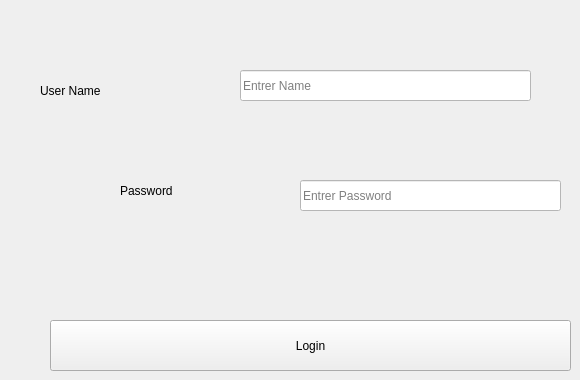
    <widget class="QWidget" name="tab">
     <attribute name="title">
      <string>LOGIN</string>
     </attribute>
     <widget class="QPushButton" name="pushButton_6">
      <property name="geometry">
       <rect>
        <x>50</x>
        <y>320</y>
        <width>521</width>
        <height>51</height>
       </rect>
      </property>
      <property name="styleSheet">
       <string notr="true">font: 75 24pt &quot;MS Shell Dlg 2&quot;;
color: rgb(0, 0, 0);
</string>
      </property>
      <property name="text">
       <string>Login</string>
      </property>
     </widget>
     <widget class="QLineEdit" name="lineEdit">
      <property name="geometry">
       <rect>
        <x>240</x>
        <y>70</y>
        <width>291</width>
        <height>31</height>
       </rect>
      </property>
      <property name="styleSheet">
       <string notr="true">
background-color: rgb(255, 255, 255);</string>
      </property>
      <property name="placeholderText">
       <string>Entrer Name</string>
      </property>
     </widget>
     <widget class="QLineEdit" name="lineEdit_2">
      <property name="geometry">
       <rect>
        <x>300</x>
        <y>180</y>
        <width>261</width>
        <height>31</height>
       </rect>
      </property>
      <property name="styleSheet">
       <string notr="true">background-color: rgb(255, 255, 255);</string>
      </property>
      <property name="echoMode">
       <enum>QLineEdit::Password</enum>
      </property>
      <property name="placeholderText">
       <string>Entrer Password</string>
      </property>
     </widget>
     <widget class="QLabel" name="label">
      <property name="geometry">
       <rect>
        <x>40</x>
        <y>70</y>
        <width>181</width>
        <height>41</height>
       </rect>
      </property>
      <property name="styleSheet">
       <string notr="true">font: 75 24pt &quot;MS Shell Dlg 2&quot;;
color: rgb(0, 0, 0);
color: rgb(0, 0, 0);
</string>
      </property>
      <property name="text">
       <string>User Name</string>
      </property>
     </widget>
     <widget class="QLabel" name="label_2">
      <property name="geometry">
       <rect>
        <x>120</x>
        <y>170</y>
        <width>171</width>
        <height>41</height>
       </rect>
      </property>
      <property name="styleSheet">
       <string notr="true">font: 75 24pt &quot;MS Shell Dlg 2&quot;;
color: rgb(0, 0, 0);</string>
      </property>
      <property name="text">
       <string>Password</string>
      </property>
     </widget>
    </widget>
